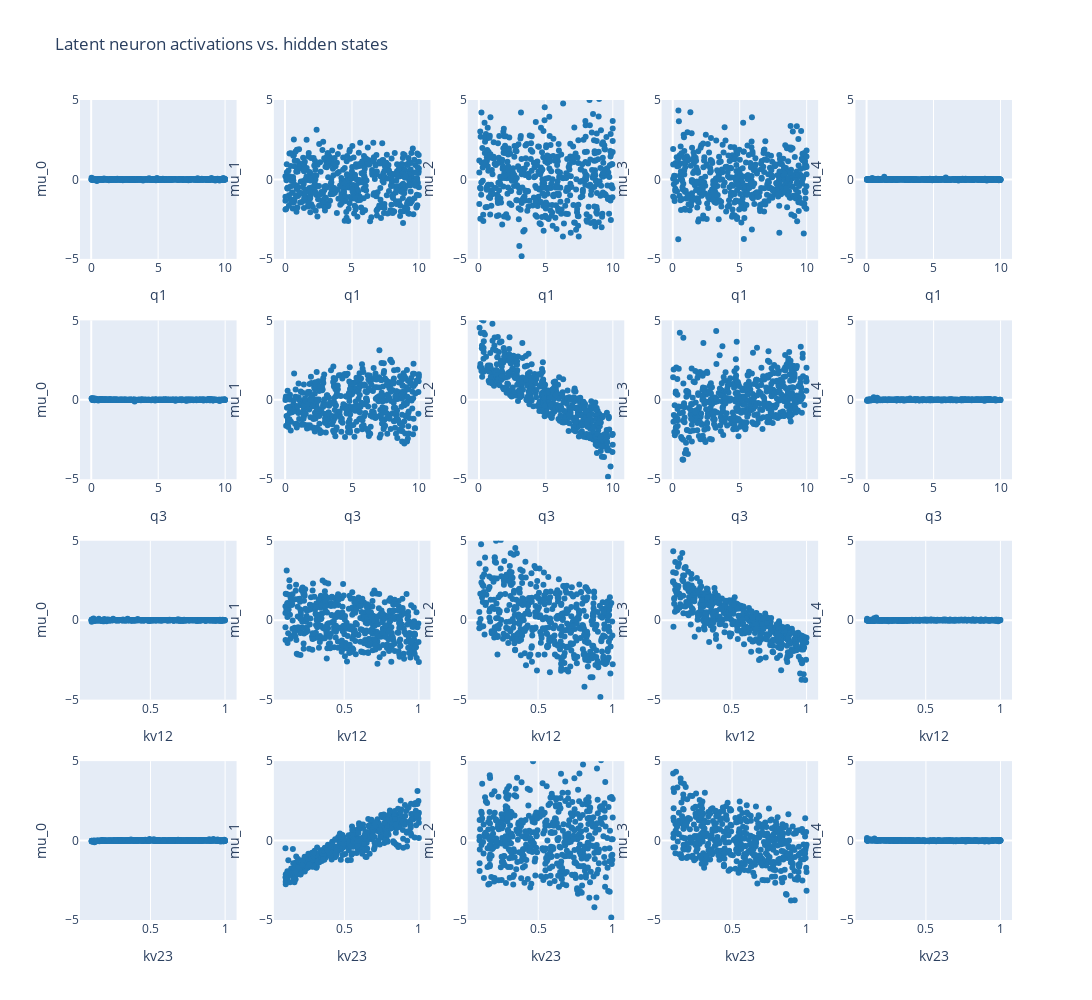

Notebook code cell kept with this figure:
### Code cell
fig = make_subplots(rows=4, cols=5)

for i, hs in enumerate(const.LABEL_COLS):
    for j, hs_pred in enumerate(df_latent_mu.columns):
        fig.add_trace(go.Scatter(y=df_latent_mu[hs_pred], x=df_real_params[hs], 
                            mode='markers', name=f'activation {hs_pred} over box_x',
                                marker_color='#1f77b4'),
                     row=i+1, col=j+1)
        fig.update_yaxes(range=[-5, 5])

# Update xaxis properties
for i in range(hparam_dct['latent_dim']):
    fig.update_xaxes(title_text=df_real_params.columns[0], row=1, col=i+1)
    fig.update_xaxes(title_text=df_real_params.columns[1], row=2, col=i+1)
    fig.update_xaxes(title_text=df_real_params.columns[2], row=3, col=i+1)
    fig.update_xaxes(title_text=df_real_params.columns[3], row=4, col=i+1)

# Update xaxis properties
for j in range(len(df_real_params)):
    fig.update_yaxes(title_text=df_latent_mu.columns[0], row=j+1, col=1)
    fig.update_yaxes(title_text=df_latent_mu.columns[1], row=j+1, col=2)
    fig.update_yaxes(title_text=df_latent_mu.columns[2], row=j+1, col=3)
    fig.update_yaxes(title_text=df_latent_mu.columns[3], row=j+1, col=4)
    fig.update_yaxes(title_text=df_latent_mu.columns[4], row=j+1, col=5)


fig.update_layout(height=1000, width=1500, title_text="Latent neuron activations vs. hidden states", showlegend=False)
fig.show()

### Figure 1 — Plotly figure (JSON) as saved in the notebook; plotly's stock layout.template omitted (floating-point values rounded to 4 significant figures; data arrays with more than 128 entries replaced by an {"elided": "..."} marker saying what was removed)
{"data": [{"marker": {"color": "#1f77b4"}, "mode": "markers", "name": "activation mu_0 over box_x", "type": "scatter", "x": {"elided": "500 float values"}, "xaxis": "x", "y": {"elided": "500 float values"}, "yaxis": "y"}, {"marker": {"color": "#1f77b4"}, "mode": "markers", "name": "activation mu_1 over box_x", "type": "scatter", "x": {"elided": "500 float values"}, "xaxis": "x2", "y": {"elided": "500 float values"}, "yaxis": "y2"}, {"marker": {"color": "#1f77b4"}, "mode": "markers", "name": "activation mu_2 over box_x", "type": "scatter", "x": {"elided": "500 float values"}, "xaxis": "x3", "y": {"elided": "500 float values"}, "yaxis": "y3"}, {"marker": {"color": "#1f77b4"}, "mode": "markers", "name": "activation mu_3 over box_x", "type": "scatter", "x": {"elided": "500 float values"}, "xaxis": "x4", "y": {"elided": "500 float values"}, "yaxis": "y4"}, {"marker": {"color": "#1f77b4"}, "mode": "markers", "name": "activation mu_4 over box_x", "type": "scatter", "x": {"elided": "500 float values"}, "xaxis": "x5", "y": {"elided": "500 float values"}, "yaxis": "y5"}, {"marker": {"color": "#1f77b4"}, "mode": "markers", "name": "activation mu_0 over box_x", "type": "scatter", "x": {"elided": "500 float values"}, "xaxis": "x6", "y": {"elided": "500 float values"}, "yaxis": "y6"}, {"marker": {"color": "#1f77b4"}, "mode": "markers", "name": "activation mu_1 over box_x", "type": "scatter", "x": {"elided": "500 float values"}, "xaxis": "x7", "y": {"elided": "500 float values"}, "yaxis": "y7"}, {"marker": {"color": "#1f77b4"}, "mode": "markers", "name": "activation mu_2 over box_x", "type": "scatter", "x": {"elided": "500 float values"}, "xaxis": "x8", "y": {"elided": "500 float values"}, "yaxis": "y8"}, {"marker": {"color": "#1f77b4"}, "mode": "markers", "name": "activation mu_3 over box_x", "type": "scatter", "x": {"elided": "500 float values"}, "xaxis": "x9", "y": {"elided": "500 float values"}, "yaxis": "y9"}, {"marker": {"color": "#1f77b4"}, "mode": "markers", "name": "activation mu_4 over box_x", "type": "scatter", "x": {"elided": "500 float values"}, "xaxis": "x10", "y": {"elided": "500 float values"}, "yaxis": "y10"}, {"marker": {"color": "#1f77b4"}, "mode": "markers", "name": "activation mu_0 over box_x", "type": "scatter", "x": {"elided": "500 float values"}, "xaxis": "x11", "y": {"elided": "500 float values"}, "yaxis": "y11"}, {"marker": {"color": "#1f77b4"}, "mode": "markers", "name": "activation mu_1 over box_x", "type": "scatter", "x": {"elided": "500 float values"}, "xaxis": "x12", "y": {"elided": "500 float values"}, "yaxis": "y12"}, {"marker": {"color": "#1f77b4"}, "mode": "markers", "name": "activation mu_2 over box_x", "type": "scatter", "x": {"elided": "500 float values"}, "xaxis": "x13", "y": {"elided": "500 float values"}, "yaxis": "y13"}, {"marker": {"color": "#1f77b4"}, "mode": "markers", "name": "activation mu_3 over box_x", "type": "scatter", "x": {"elided": "500 float values"}, "xaxis": "x14", "y": {"elided": "500 float values"}, "yaxis": "y14"}, {"marker": {"color": "#1f77b4"}, "mode": "markers", "name": "activation mu_4 over box_x", "type": "scatter", "x": {"elided": "500 float values"}, "xaxis": "x15", "y": {"elided": "500 float values"}, "yaxis": "y15"}, {"marker": {"color": "#1f77b4"}, "mode": "markers", "name": "activation mu_0 over box_x", "type": "scatter", "x": {"elided": "500 float values"}, "xaxis": "x16", "y": {"elided": "500 float values"}, "yaxis": "y16"}, {"marker": {"color": "#1f77b4"}, "mode": "markers", "name": "activation mu_1 over box_x", "type": "scatter", "x": {"elided": "500 float values"}, "xaxis": "x17", "y": {"elided": "500 float values"}, "yaxis": "y17"}, {"marker": {"color": "#1f77b4"}, "mode": "markers", "name": "activation mu_2 over box_x", "type": "scatter", "x": {"elided": "500 float values"}, "xaxis": "x18", "y": {"elided": "500 float values"}, "yaxis": "y18"}, {"marker": {"color": "#1f77b4"}, "mode": "markers", "name": "activation mu_3 over box_x", "type": "scatter", "x": {"elided": "500 float values"}, "xaxis": "x19", "y": {"elided": "500 float values"}, "yaxis": "y19"}, {"marker": {"color": "#1f77b4"}, "mode": "markers", "name": "activation mu_4 over box_x", "type": "scatter", "x": {"elided": "500 float values"}, "xaxis": "x20", "y": {"elided": "500 float values"}, "yaxis": "y20"}], "layout": {"height": 1000, "showlegend": false, "title": {"text": "Latent neuron activations vs. hidden states"}, "width": 1500, "xaxis": {"anchor": "y", "domain": [0, 0.168], "title": {"text": "q1"}}, "xaxis10": {"anchor": "y10", "domain": [0.832, 1], "title": {"text": "q3"}}, "xaxis11": {"anchor": "y11", "domain": [0, 0.168], "title": {"text": "kv12"}}, "xaxis12": {"anchor": "y12", "domain": [0.208, 0.376], "title": {"text": "kv12"}}, "xaxis13": {"anchor": "y13", "domain": [0.416, 0.584], "title": {"text": "kv12"}}, "xaxis14": {"anchor": "y14", "domain": [0.624, 0.792], "title": {"text": "kv12"}}, "xaxis15": {"anchor": "y15", "domain": [0.832, 1], "title": {"text": "kv12"}}, "xaxis16": {"anchor": "y16", "domain": [0, 0.168], "title": {"text": "kv23"}}, "xaxis17": {"anchor": "y17", "domain": [0.208, 0.376], "title": {"text": "kv23"}}, "xaxis18": {"anchor": "y18", "domain": [0.416, 0.584], "title": {"text": "kv23"}}, "xaxis19": {"anchor": "y19", "domain": [0.624, 0.792], "title": {"text": "kv23"}}, "xaxis2": {"anchor": "y2", "domain": [0.208, 0.376], "title": {"text": "q1"}}, "xaxis20": {"anchor": "y20", "domain": [0.832, 1], "title": {"text": "kv23"}}, "xaxis3": {"anchor": "y3", "domain": [0.416, 0.584], "title": {"text": "q1"}}, "xaxis4": {"anchor": "y4", "domain": [0.624, 0.792], "title": {"text": "q1"}}, "xaxis5": {"anchor": "y5", "domain": [0.832, 1], "title": {"text": "q1"}}, "xaxis6": {"anchor": "y6", "domain": [0, 0.168], "title": {"text": "q3"}}, "xaxis7": {"anchor": "y7", "domain": [0.208, 0.376], "title": {"text": "q3"}}, "xaxis8": {"anchor": "y8", "domain": [0.416, 0.584], "title": {"text": "q3"}}, "xaxis9": {"anchor": "y9", "domain": [0.624, 0.792], "title": {"text": "q3"}}, "yaxis": {"anchor": "x", "domain": [0.8063, 1], "range": [-5, 5], "title": {"text": "mu_0"}}, "yaxis10": {"anchor": "x10", "domain": [0.5375, 0.7312], "range": [-5, 5], "title": {"text": "mu_4"}}, "yaxis11": {"anchor": "x11", "domain": [0.2687, 0.4625], "range": [-5, 5], "title": {"text": "mu_0"}}, "yaxis12": {"anchor": "x12", "domain": [0.2687, 0.4625], "range": [-5, 5], "title": {"text": "mu_1"}}, "yaxis13": {"anchor": "x13", "domain": [0.2687, 0.4625], "range": [-5, 5], "title": {"text": "mu_2"}}, "yaxis14": {"anchor": "x14", "domain": [0.2687, 0.4625], "range": [-5, 5], "title": {"text": "mu_3"}}, "yaxis15": {"anchor": "x15", "domain": [0.2687, 0.4625], "range": [-5, 5], "title": {"text": "mu_4"}}, "yaxis16": {"anchor": "x16", "domain": [0, 0.1938], "range": [-5, 5], "title": {"text": "mu_0"}}, "yaxis17": {"anchor": "x17", "domain": [0, 0.1938], "range": [-5, 5], "title": {"text": "mu_1"}}, "yaxis18": {"anchor": "x18", "domain": [0, 0.1938], "range": [-5, 5], "title": {"text": "mu_2"}}, "yaxis19": {"anchor": "x19", "domain": [0, 0.1938], "range": [-5, 5], "title": {"text": "mu_3"}}, "yaxis2": {"anchor": "x2", "domain": [0.8063, 1], "range": [-5, 5], "title": {"text": "mu_1"}}, "yaxis20": {"anchor": "x20", "domain": [0, 0.1938], "range": [-5, 5], "title": {"text": "mu_4"}}, "yaxis3": {"anchor": "x3", "domain": [0.8063, 1], "range": [-5, 5], "title": {"text": "mu_2"}}, "yaxis4": {"anchor": "x4", "domain": [0.8063, 1], "range": [-5, 5], "title": {"text": "mu_3"}}, "yaxis5": {"anchor": "x5", "domain": [0.8063, 1], "range": [-5, 5], "title": {"text": "mu_4"}}, "yaxis6": {"anchor": "x6", "domain": [0.5375, 0.7312], "range": [-5, 5], "title": {"text": "mu_0"}}, "yaxis7": {"anchor": "x7", "domain": [0.5375, 0.7312], "range": [-5, 5], "title": {"text": "mu_1"}}, "yaxis8": {"anchor": "x8", "domain": [0.5375, 0.7312], "range": [-5, 5], "title": {"text": "mu_2"}}, "yaxis9": {"anchor": "x9", "domain": [0.5375, 0.7312], "range": [-5, 5], "title": {"text": "mu_3"}}}}
